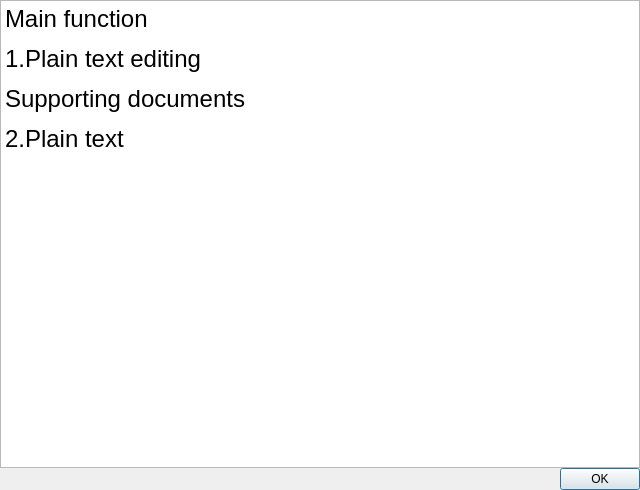
<?xml version="1.0" encoding="UTF-8"?>
<ui version="4.0">
 <class>DialogHelp</class>
 <widget class="QDialog" name="DialogHelp">
  <property name="geometry">
   <rect>
    <x>0</x>
    <y>0</y>
    <width>640</width>
    <height>490</height>
   </rect>
  </property>
  <property name="minimumSize">
   <size>
    <width>640</width>
    <height>480</height>
   </size>
  </property>
  <property name="maximumSize">
   <size>
    <width>640</width>
    <height>490</height>
   </size>
  </property>
  <property name="windowTitle">
   <string>Dialog</string>
  </property>
  <layout class="QGridLayout" name="gridLayout">
   <property name="leftMargin">
    <number>0</number>
   </property>
   <property name="topMargin">
    <number>0</number>
   </property>
   <property name="rightMargin">
    <number>0</number>
   </property>
   <property name="bottomMargin">
    <number>0</number>
   </property>
   <property name="spacing">
    <number>0</number>
   </property>
   <item row="0" column="0">
    <widget class="QTextEdit" name="textEdit">
     <property name="minimumSize">
      <size>
       <width>640</width>
       <height>460</height>
      </size>
     </property>
     <property name="maximumSize">
      <size>
       <width>640</width>
       <height>480</height>
      </size>
     </property>
     <property name="readOnly">
      <bool>true</bool>
     </property>
     <property name="html">
      <string>&lt;!DOCTYPE HTML PUBLIC &quot;-//W3C//DTD HTML 4.0//EN&quot; &quot;http://www.w3.org/TR/REC-html40/strict.dtd&quot;&gt;
&lt;html&gt;&lt;head&gt;&lt;meta name=&quot;qrichtext&quot; content=&quot;1&quot; /&gt;&lt;style type=&quot;text/css&quot;&gt;
p, li { white-space: pre-wrap; }
&lt;/style&gt;&lt;/head&gt;&lt;body style=&quot; font-family:'SimSun'; font-size:9pt; font-weight:400; font-style:normal;&quot;&gt;
&lt;p style=&quot; margin-top:12px; margin-bottom:12px; margin-left:0px; margin-right:0px; -qt-block-indent:0; text-indent:0px;&quot;&gt;&lt;img src=&quot;:/image/Resources/arrow.png&quot; /&gt;&lt;span style=&quot; font-size:18pt;&quot;&gt;Main function&lt;/span&gt;&lt;/p&gt;
&lt;p style=&quot; margin-top:12px; margin-bottom:12px; margin-left:0px; margin-right:0px; -qt-block-indent:0; text-indent:0px;&quot;&gt;&lt;span style=&quot; font-size:18pt;&quot;&gt;1.Plain text editing&lt;/span&gt;&lt;/p&gt;
&lt;p style=&quot; margin-top:12px; margin-bottom:12px; margin-left:0px; margin-right:0px; -qt-block-indent:0; text-indent:0px;&quot;&gt;&lt;img src=&quot;:/image/Resources/arrow.png&quot; /&gt;&lt;span style=&quot; font-size:18pt;&quot;&gt;Supporting documents&lt;/span&gt;&lt;/p&gt;
&lt;p style=&quot; margin-top:12px; margin-bottom:12px; margin-left:0px; margin-right:0px; -qt-block-indent:0; text-indent:0px;&quot;&gt;&lt;span style=&quot; font-size:18pt;&quot;&gt;2.Plain text&lt;/span&gt;&lt;/p&gt;&lt;/body&gt;&lt;/html&gt;</string>
     </property>
    </widget>
   </item>
   <item row="1" column="0">
    <layout class="QHBoxLayout" name="horizontalLayout">
     <item>
      <spacer name="horizontalSpacer">
       <property name="orientation">
        <enum>Qt::Horizontal</enum>
       </property>
       <property name="sizeHint" stdset="0">
        <size>
         <width>40</width>
         <height>20</height>
        </size>
       </property>
      </spacer>
     </item>
     <item>
      <widget class="QPushButton" name="pushButtonOK">
       <property name="text">
        <string>OK</string>
       </property>
      </widget>
     </item>
    </layout>
   </item>
  </layout>
 </widget>
 <resources/>
 <connections/>
</ui>
